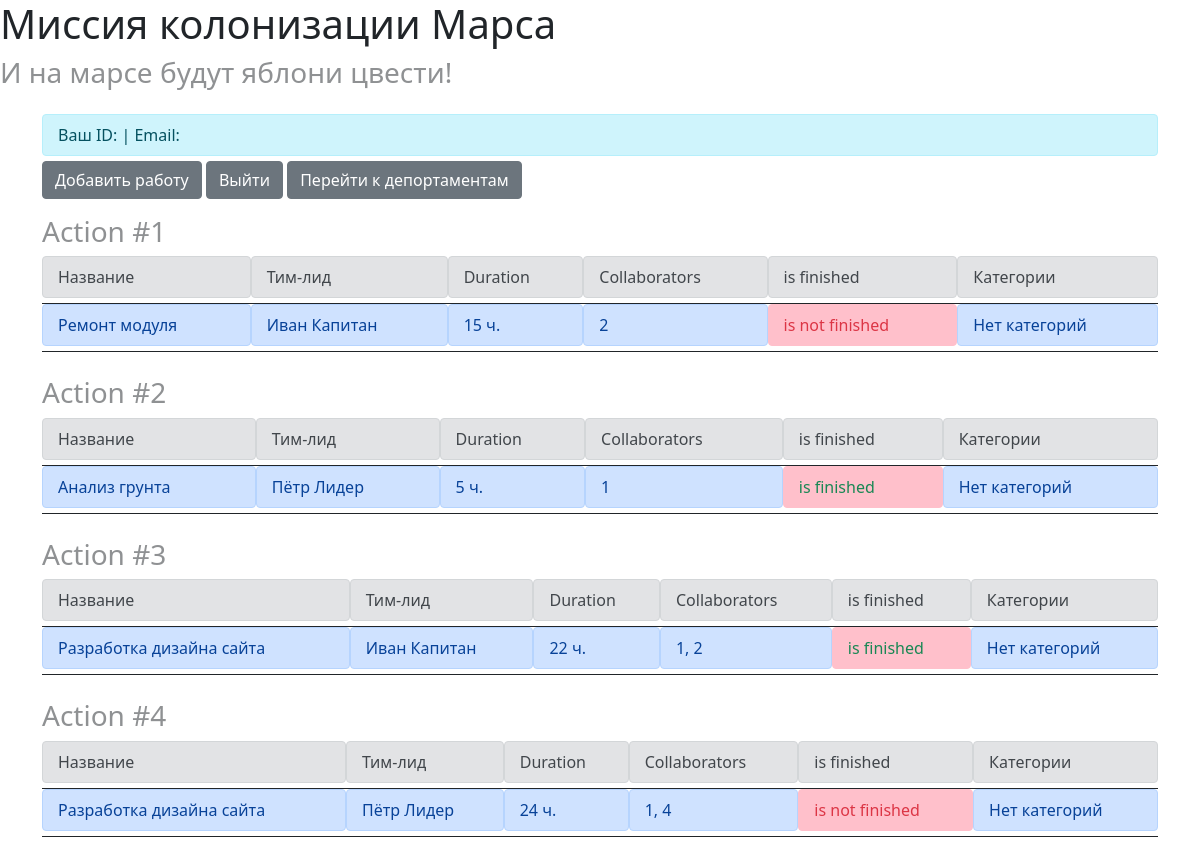
Screenshot of /info with the database file from the repository.
### data/jobs.py (models this page shows)
class Jobs(SqlAlchemyBase):
    __tablename__ = 'jobs'
    num = datetime.datetime.now
    id = sqlalchemy.Column(sqlalchemy.Integer, primary_key=True, autoincrement=True)
    team_leader = sqlalchemy.Column(sqlalchemy.Integer, sqlalchemy.ForeignKey("users.id"))
    job = sqlalchemy.Column(sqlalchemy.String)
    work_size = sqlalchemy.Column(sqlalchemy.Integer)
    collaborators = sqlalchemy.Column(sqlalchemy.String)
    start_date = sqlalchemy.Column(sqlalchemy.DateTime, default=datetime.datetime.now)
    end_date = sqlalchemy.Column(sqlalchemy.DateTime, default=num)
    is_finished = sqlalchemy.Column(sqlalchemy.Boolean, default=False)
    user = orm.relationship('User')
    categories = orm.relationship("Category", secondary="association", backref="jobs")

### data/users.py (models this page shows, shortened)
class User(SqlAlchemyBase, UserMixin):
    __tablename__ = 'users'
    id = sqlalchemy.Column(sqlalchemy.Integer,
                           primary_key=True, autoincrement=True)
    name = sqlalchemy.Column(sqlalchemy.String, nullable=True)
    surname = sqlalchemy.Column(sqlalchemy.String, nullable=True)
    age = sqlalchemy.Column(sqlalchemy.Integer, nullable=True)
    position = sqlalchemy.Column(sqlalchemy.String, nullable=True)
    speciality = sqlalchemy.Column(sqlalchemy.String, nullable=True)
    address = sqlalchemy.Column(sqlalchemy.String, nullable=True)
    email = sqlalchemy.Column(sqlalchemy.String,
                              index=True, unique=True, nullable=True)
    hashed_password = sqlalchemy.Column(sqlalchemy.String, nullable=True)
    created_date = sqlalchemy.Column(sqlalchemy.DateTime,
                                     default=datetime.datetime.now)
    news = orm.relationship("News", back_populates='user')

### main.py (the view)
@app.route("/info")
def spisok():
    db = db_session.create_session()
    jobs = db.query(Jobs).all()
    return render_template("jobs.html", jobs=jobs)

### data/db_session.py (called while the page is built)
def create_session() -> Session:
    global __factory
    return __factory()

### templates/jobs.html (shortened to what this page needs)
{% extends "base.html" %}
{% block content %}
<div class="container mt-4">
    <div class="alert alert-info">
    Ваш ID: {{ current_user.id }} | Email: {{ current_user.email }}
    </div>
    <div class="mb-3">
    <a href="/jobs" class="btn btn-secondary">Добавить работу</a>
    <a href='/logout' class='btn btn-secondary'>Выйти</a>
    <a href="/departments" class="btn btn-secondary">Перейти к депортаментам</a>
    </div>
    {% for job in jobs %}
    <div class="mb-4">
        <h3>Action #{{ job.id }}</h3>
        <table class="table border-0 w-100" style="border-spacing: 0; border-collapse: separate;">
            <tr>
                <td class="p-0">
                    <div class="alert alert-secondary" role="alert">
                        Название
                    </div>
                </td>
                <td class="p-0">
                    <div class="alert alert-secondary" role="alert">
                        Тим-лид
                    </div>
                </td>
                <td class="p-0">
                    <div class="alert alert-secondary" role="alert">
                        Duration
                    </div>
                </td>
                <td class="p-0">
                    <div class="alert alert-secondary" role="alert">
                        Collaborators
                    </div>
                </td>
                <td class="p-0">
                    <div class="alert alert-secondary" role="alert">
                        is finished
                    </div>
                </td>
                <td colspan="5" class="p-0">
                    <div class="alert alert-secondary" role="alert">
                        Категории
                    </div>
                </td>
            </tr>
            <tr>
                <td class="p-0">
                    <div class="alert alert-primary" role="alert">
                        {{ job.job }}
                    </div>
                </td>
                <td class="p-0">
                    <div class="alert alert-primary" role="alert">
                        {{ job.user.name }} {{ job.user.surname }}
                    </div>
                </td>
                <td class="p-0">
                    <div class="alert alert-primary" role="alert">
                        {{ job.work_size }} ч.
                    </div>
                </td>
                <td class="p-0">
                    <div class="alert alert-primary" role="alert">
                        {{ job.collaborators }}
                    </div>
                </td>
                <td class="p-0">
                    <div class="alert" style="background-color: pink; border-color: pink; color: black;" role="alert">
                        {% if job.is_finished %}
                            <span class="text-success">is finished</span>
                        {% else %}
                            <span class="text-danger">is not finished</span>
                        {% endif %}
                    </div>
                </td>
                <td class="p-0">
                    <div class="alert alert-primary" role="alert">
                        {% for category in job.categories %}
                            {{ category.name }}{% if not loop.last %}, {% endif %}
                        {% else %}
                            Нет категорий
                        {% endfor %}
                    </div>
                </td>
            </tr>
        </table>
    </div>
    {% endfor %}
</div>
{% endblock %}

### templates/base.html (shortened to what this page needs)
<!doctype html>
<html lang="ru">
  <head>
    <link rel="stylesheet"
          href="https://cdn.jsdelivr.net/npm/bootstrap@5.0.0-beta1/dist/css/bootstrap.min.css"
>
  </head>
  <body>
  <h1>Миссия колонизации Марса</h1>
    <h3>И на марсе будут яблони цвести!</h3>
    {% block content %}{% endblock %}
  </body>
</html>

### templates/base.html (style rules this page uses)
h3 { opacity: 0.5; }
.alert { margin-bottom: 5px; padding: 8px 15px; margin: 0; }

### templates/jobs.html (style rules this page uses)
.alert { margin-bottom: 5px; padding: 8px 15px; }

### rows the page displays
Jobs: id "1", job "Ремонт модуля", user.name "Иван", user.surname "Капитан", work_size "15", collaborators "2", is_finished "is not finished"
Jobs: id "2", job "Анализ грунта", user.name "Пётр", user.surname "Лидер", work_size "5", collaborators "1", is_finished "is finished"
Jobs: id "3", job "Разработка дизайна сайта", user.name "Иван", user.surname "Капитан", work_size "22", collaborators "1, 2", is_finished "is finished"
Jobs: id "4", job "Разработка дизайна сайта", user.name "Пётр", user.surname "Лидер", work_size "24", collaborators "1, 4", is_finished "is not finished"
